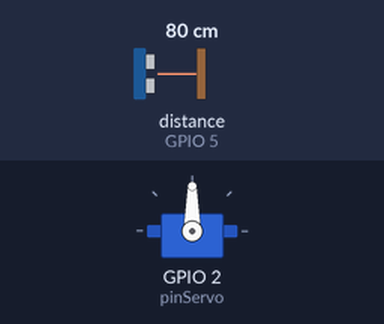
A sketch run on a simulated ESP32. Parts: servo. Wiring (inferred from the names in the program): ultrasonic range finder: trigger GPIO 4; echo GPIO 5. The test bench sets the inputs (shaded band); at power-on: distance to the obstacle (sensor on GPIO 5) 80 cm. The echo pulse lasts 58.3 µs per cm; what the sketch prints to the serial monitor is not drawn.

Above: at 1.2 s.
1.3 s: distance to the obstacle (sensor on GPIO 5) set to 22 cm
3.0 s: distance to the obstacle (sensor on GPIO 5) set to 17 cm
At 4.4 s:
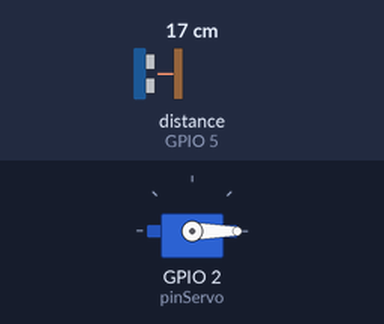
Timing chart, 0 to 6.0 s (numbered marks = the images above; inputs shaded):
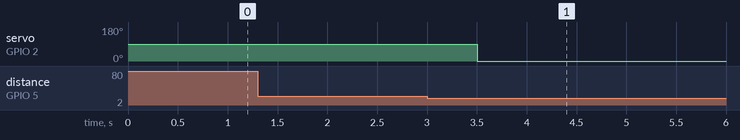

The sketch:

ServoMotorConSensorUltra.ino
```cpp
#include <ESP32Servo.h>

// Definimos los pines como constantes
const int pinEco = 5;
const int pinGatillo = 4;
const int pinServo = 2;

// Creamos el objeto Servo
Servo servo;

// Variable para almacenar la última distancia medida
int ultimaDistancia = 0;

long readUltrasonicDistance(int triggerPin, int echoPin) {
  // Configuramos el pin del emisor (Trig) como salida
  pinMode(triggerPin, OUTPUT);
  digitalWrite(triggerPin, LOW);  // Aseguramos que está apagado
  delayMicroseconds(2);
  digitalWrite(triggerPin, HIGH); // Enviamos un pulso de 10 microsegundos
  delayMicroseconds(10);
  digitalWrite(triggerPin, LOW);

  // Configuramos el pin del receptor (Echo) como entrada
  pinMode(echoPin, INPUT);

  // Medimos el tiempo de duración del pulso
  return pulseIn(echoPin, HIGH);
}

void manejarServo(int distancia, int umbral) {
  // Movemos el servomotor si la distancia está dentro del umbral
  if (distancia != ultimaDistancia && distancia > 0 && distancia < umbral) {
    // Movimiento al detectar el cambio
    servo.write(90); // Mover a 90 grados
    delay(500); // Breve retraso para mantener la posición
    servo.write(0); // Volver a 0 grados
    ultimaDistancia = distancia; // Actualizamos la última distancia
  }
}

void setup() {
  Serial.begin(115200);
  servo.attach(pinServo, 500, 2500); // Configuramos el servo
}

void loop() {
  // Calculamos la distancia en centímetros
  int distancia = 0.01723 * readUltrasonicDistance(pinGatillo, pinEco);
  Serial.println(distancia); // Mostramos la distancia en el monitor serial

  // Llamamos a la función para manejar el servomotor
  manejarServo(distancia, 20); // Umbral de 20 cm
}
```

Measured:
- the behaviour switches between 20 and 19 cm on distance to the obstacle (sensor on GPIO 5) (found by bisection; images 0 and 1)
- after the input at 3.0 s, servo on GPIO 2 (pinServo): 90° → 0° after 0.50 s
